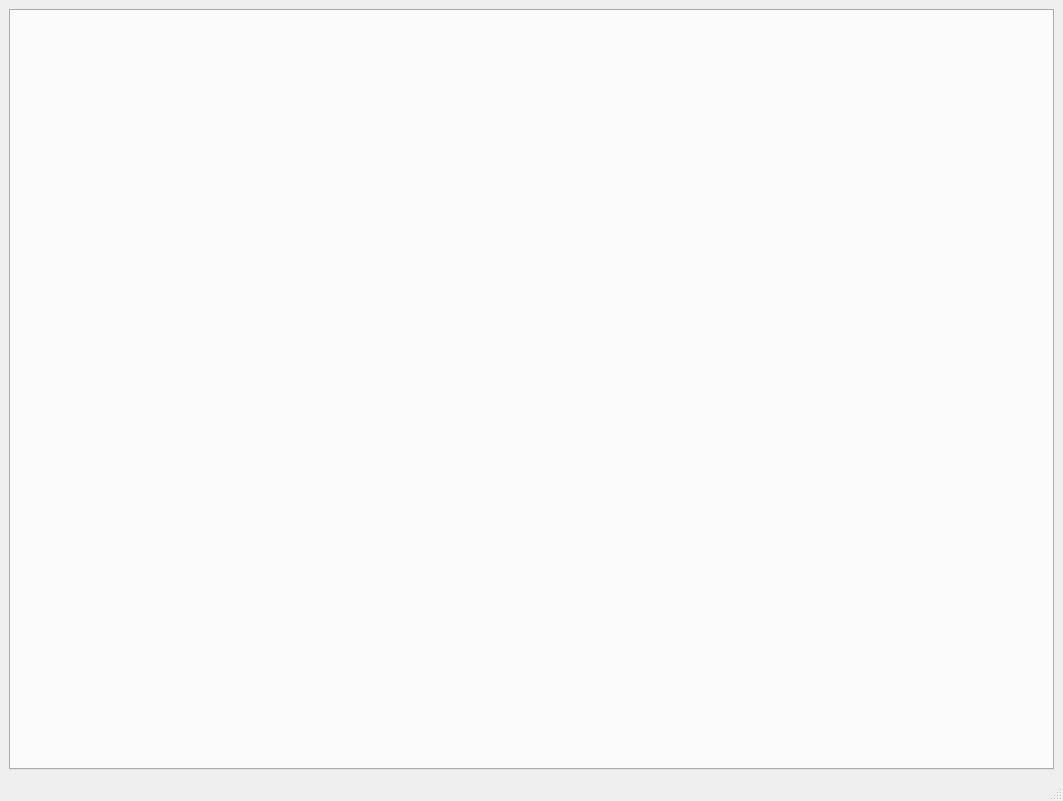
<?xml version="1.0" encoding="UTF-8"?>
<ui version="4.0">
 <class>MainWindow</class>
 <widget class="QMainWindow" name="MainWindow">
  <property name="geometry">
   <rect>
    <x>0</x>
    <y>0</y>
    <width>1063</width>
    <height>801</height>
   </rect>
  </property>
  <property name="windowTitle">
   <string>MyTools</string>
  </property>
  <widget class="QWidget" name="centralwidget">
   <layout class="QGridLayout" name="gridLayout">
    <item row="0" column="0">
     <widget class="QTabWidget" name="tabWidget">
      <property name="currentIndex">
       <number>-1</number>
      </property>
     </widget>
    </item>
   </layout>
  </widget>
  <widget class="QMenuBar" name="menubar">
   <property name="geometry">
    <rect>
     <x>0</x>
     <y>0</y>
     <width>1063</width>
     <height>22</height>
    </rect>
   </property>
  </widget>
  <widget class="QStatusBar" name="statusbar"/>
 </widget>
 <resources/>
 <connections/>
</ui>
